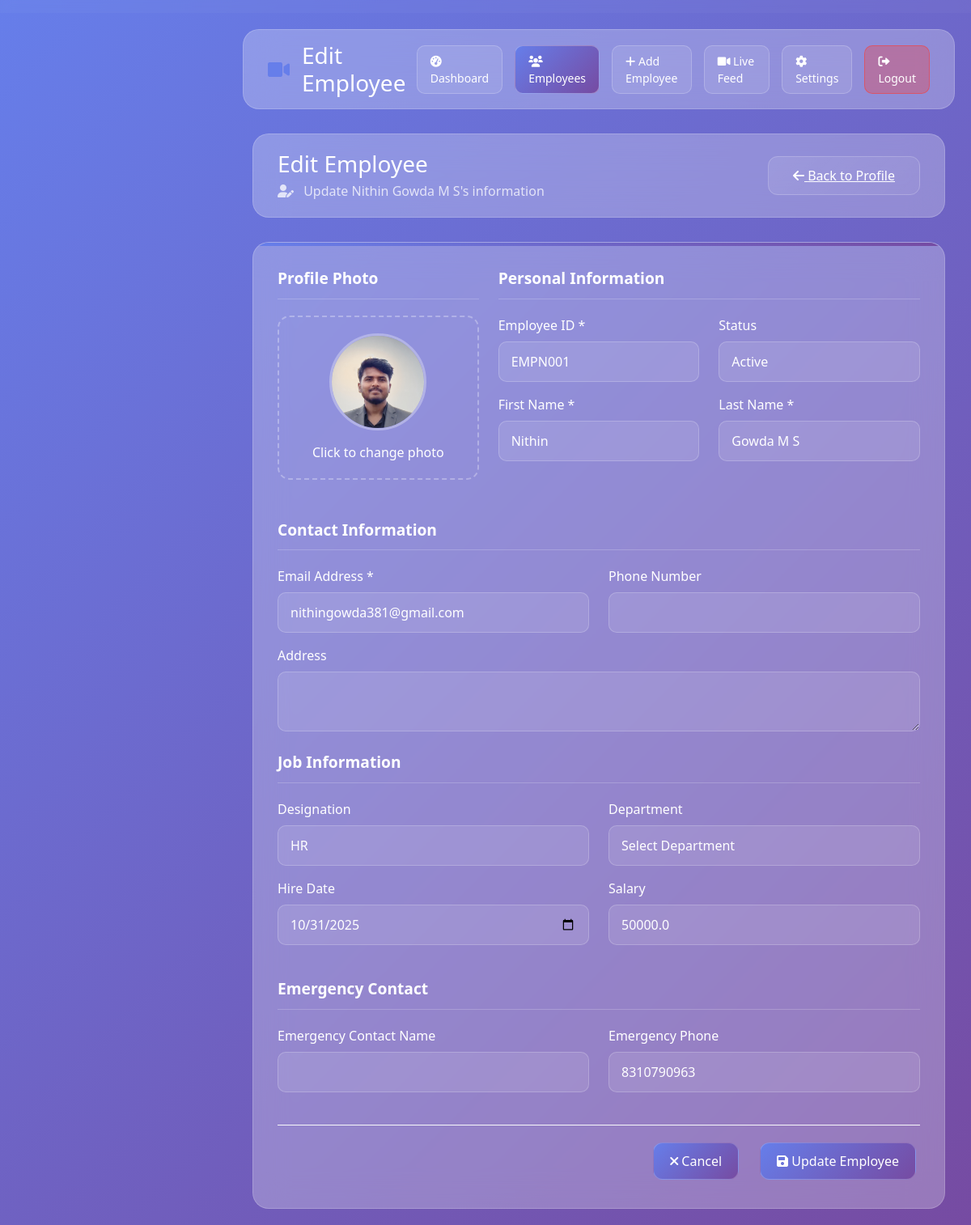
The page /edit_employee/2 (signed in) on the database its author committed.
### tables this page shows
CREATE TABLE employees (
                id INTEGER PRIMARY KEY AUTOINCREMENT,
                employee_id TEXT UNIQUE NOT NULL,
                first_name TEXT NOT NULL,
                last_name TEXT NOT NULL,
                email TEXT UNIQUE NOT NULL,
                phone TEXT,
                designation TEXT,
                department TEXT,
                hire_date TEXT,
                salary REAL,
                status TEXT DEFAULT 'active',
                profile_photo TEXT,
                address TEXT,
                emergency_contact TEXT,
                emergency_phone TEXT,
                created_at TIMESTAMP DEFAULT CURRENT_TIMESTAMP,
                updated_at TIMESTAMP DEFAULT CURRENT_TIMESTAMP
            );

### app.py (the view, shortened to what this page needs)
@app.route('/edit_employee/<int:employee_id>', methods=['GET', 'POST'])
@login_required
def edit_employee(employee_id):
    employee = db.get_employee_by_id(employee_id)
    if not employee:
        flash('Employee not found', 'error')
        return redirect(url_for('employees'))
    print(f"Edit employee called for ID: {employee_id}, method: {request.method}")  # Debug print
    return render_template('edit_employee.html', employee=employee)

### templates/edit_employee.html (shortened to what this page needs)
<!DOCTYPE html>
<html lang="en">
<head>
    <link href="https://cdn.jsdelivr.net/npm/bootstrap@5.1.3/dist/css/bootstrap.min.css" rel="stylesheet">
    <link rel="stylesheet" href="https://cdnjs.cloudflare.com/ajax/libs/font-awesome/6.0.0/css/all.min.css">
</head>
<body>
    {% include '_logo_header.html' %}
    <div class="main-content">
        <div class="top-nav">
            <div class="nav-brand">
                <i class="fas fa-video" style="color: var(--primary-color); font-size: 24px;"></i>
                <h3 style="margin: 0;">Edit Employee</h3>
            </div>
            <div class="nav-links">
                <a href="{{ url_for('dashboard') }}" class="nav-link-btn">
                    <i class="fas fa-tachometer-alt"></i> Dashboard
                </a>
                <a href="{{ url_for('employees') }}" class="nav-link-btn active">
                    <i class="fas fa-users"></i> Employees
                </a>
                <a href="{{ url_for('add_employee') }}" class="nav-link-btn">
                    <i class="fas fa-plus"></i> Add Employee
                </a>
                <a href="{{ url_for('live_feed') }}" class="nav-link-btn">
                    <i class="fas fa-video"></i> Live Feed
                </a>
                <a href="{{ url_for('settings') }}" class="nav-link-btn">
                    <i class="fas fa-cog"></i> Settings
                </a>
                <a href="{{ url_for('auth.logout') }}" class="nav-link-btn" style="background: rgba(255, 59, 48, 0.3); border-color: rgba(255, 59, 48, 0.5);">
                    <i class="fas fa-sign-out-alt"></i> Logout
                </a>
            </div>
        </div>
        <div class="container-fluid">
            <div class="page-header">
                <div class="d-flex justify-content-between align-items-center">
                    <div>
                        <h1 class="h3 mb-1">Edit Employee</h1>
                        <p class="mb-0 opacity-75">
                            <i class="fas fa-user-edit me-2"></i>
                            Update {{ employee.first_name }} {{ employee.last_name }}'s information
                        </p>
                    </div>
                    <div>
                        <a href="{{ url_for('view_employee', employee_id=employee.id) }}" class="btn-secondary">
                            <i class="fas fa-arrow-left"></i> Back to Profile
                        </a>
                    </div>
                </div>
            </div>
            <div class="form-container">
                <form method="POST" enctype="multipart/form-data">
                    <div class="row">
                        <div class="col-md-4 mb-4">
                            <div class="section-title">Profile Photo</div>
                            <div class="photo-upload" onclick="document.getElementById('profile_photo').click()">
                                <div id="photoPreview">
                                    {% set __photo = employee.profile_photo or employee.photo_path %}
                                    {% if __photo %}
                                        <img src="{{ url_for('static', filename=__photo) }}"
                                             alt="{{ employee.first_name }}" class="current-photo">
                                        <p class="text-white mb-0">Click to change photo</p>
                                    {% else %}
                                        <i class="fas fa-camera fa-3x text-white opacity-50 mb-3"></i>
                                        <p class="text-white mb-0">Click to upload photo</p>
                                        <small class="text-light opacity-75">JPG, PNG or GIF (Max 5MB)</small>
                                    {% endif %}
                                </div>
                            </div>
                        </div>
                        <div class="col-md-8">
                            <div class="section-title">Personal Information</div>
                            <div class="row">
                                <div class="col-md-6 mb-3">
                                    <label for="employee_id" class="form-label">Employee ID *</label>
                                    <input type="text" class="form-control" id="employee_id" name="employee_id"
                                           value="{{ employee.employee_id }}" required>
                                </div>
                                <div class="col-md-6 mb-3">
                                    <label for="status" class="form-label">Status</label>
                                    <select class="form-select" id="status" name="status">
                                        <option value="active" {% if employee.status == 'active' %}selected{% endif %}>Active</option>
                                    </select>
                                </div>
                            </div>
                            <div class="row">
                                <div class="col-md-6 mb-3">
                                    <label for="first_name" class="form-label">First Name *</label>
                                    <input type="text" class="form-control" id="first_name" name="first_name"
                                           value="{{ employee.first_name }}" required>
                                </div>
                                <div class="col-md-6 mb-3">
                                    <label for="last_name" class="form-label">Last Name *</label>
                                    <input type="text" class="form-control" id="last_name" name="last_name"
                                           value="{{ employee.last_name }}" required>
                                </div>
                            </div>
                        </div>
                    </div>
                    <div class="section-title mt-4">Contact Information</div>
                    <div class="row">
                        <div class="col-md-6 mb-3">
                            <label for="email" class="form-label">Email Address *</label>
                            <input type="email" class="form-control" id="email" name="email"
                                   value="{{ employee.email }}" required>
                        </div>
                        <div class="col-md-6 mb-3">
                            <label for="phone" class="form-label">Phone Number</label>
                            <input type="tel" class="form-control" id="phone" name="phone"
                                   value="{{ employee.phone or '' }}">
                        </div>
                    </div>
                    <div class="mb-3">
                        <label for="address" class="form-label">Address</label>
                        <textarea class="form-control" id="address" name="address" rows="2">{{ employee.address or '' }}</textarea>
                    </div>
                    <div class="section-title mt-4">Job Information</div>
                    <div class="row">
                        <div class="col-md-6 mb-3">
                            <label for="designation" class="form-label">Designation</label>
                            <input type="text" class="form-control" id="designation" name="designation"
                                   value="{{ employee.designation or '' }}">
                        </div>
                        <div class="col-md-6 mb-3">
                            <label for="department" class="form-label">Department</label>
                            <select class="form-select" id="department" name="department">
                                <option value="">Select Department</option>
                            </select>
                        </div>
                    </div>
                    <div class="row">
                        <div class="col-md-6 mb-3">
                            <label for="hire_date" class="form-label">Hire Date</label>
                            <input type="date" class="form-control" id="hire_date" name="hire_date"
                                   value="{{ employee.hire_date or '' }}">
                        </div>
                        <div class="col-md-6 mb-3">
                            <label for="salary" class="form-label">Salary</label>
                            <input type="number" class="form-control" id="salary" name="salary"
                                   value="{{ employee.salary or '' }}" step="0.01" min="0">
                        </div>
                    </div>
                    <div class="section-title mt-4">Emergency Contact</div>
                    <div class="row">
                        <div class="col-md-6 mb-3">
                            <label for="emergency_contact" class="form-label">Emergency Contact Name</label>
                            <input type="text" class="form-control" id="emergency_contact" name="emergency_contact"
                                   value="{{ employee.emergency_contact or '' }}">
                        </div>
                        <div class="col-md-6 mb-3">
                            <label for="emergency_phone" class="form-label">Emergency Phone</label>
                            <input type="tel" class="form-control" id="emergency_phone" name="emergency_phone"
                                   value="{{ employee.emergency_phone or '' }}">
                        </div>
                    </div>
                    <div class="mt-4 pt-3 border-top border-light border-opacity-25">
                        <div class="d-flex justify-content-end gap-3">
                            <a href="{{ url_for('view_employee', employee_id=employee.id) }}" class="btn-glass btn-primary">
                                <i class="fas fa-times"></i> Cancel
                            </a>
                            <button type="submit" class="btn-glass btn-primary">
                                <i class="fas fa-save"></i> Update Employee
                            </button>
                        </div>
                    </div>
                </form>
            </div>
        </div>
    </div>
</body>
</html>

### rows shown on the page
employees: first_name "Nithin", last_name "Gowda M S", profile_photo (picture), employee_id "EMPN001", status "Active", email "nithingowda381@gmail.com", designation "HR", hire_date "10/31/2025", salary "50000.0", emergency_phone "8310790963"
